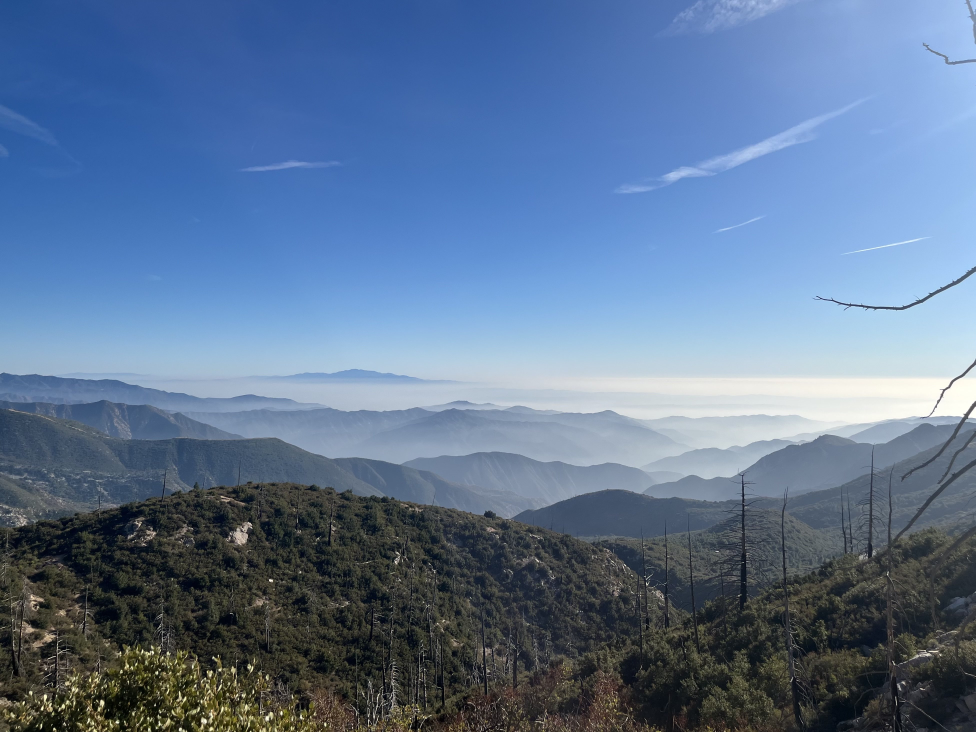
#> input picture scene.jpg, 3902 x 2928 px (shown at 1/4 size)
$ python project3.py
#> lines starting #> are read from the running program, lines starting #| are printed output that depends on the picture
### CSE 8A Project 3
### Author: Dani Nguyen
### Collaborations: None

from PIL import Image
# https://pillow.readthedocs.io/en/stable/reference/Image.html

scene = Image.open("scene.jpg")
#> scene is the input picture: PIL image 3902x2928 RGB; mean R, G, B 93.5, 117, 148
shaq = Image.open("shaq.jpg")
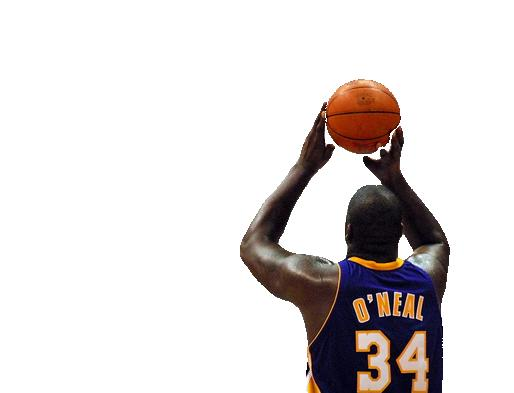
#> input picture shaq.jpg, 514 x 393 px
#> shaq is the input picture: PIL image 514x393 RGB; mean R, G, B 223.1, 218.6, 218
ball = Image.open("ball.jpg")
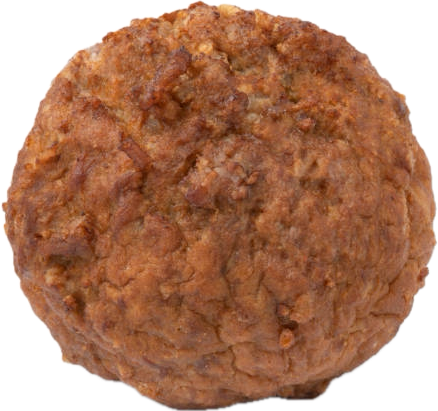
#> input picture ball.jpg, 438 x 411 px
#> ball is the input picture: PIL image 438x411 RGBA; mean R, G, B, A 121.5, 75, 49.8, 194.7
pile = Image.open("pile.jpg")
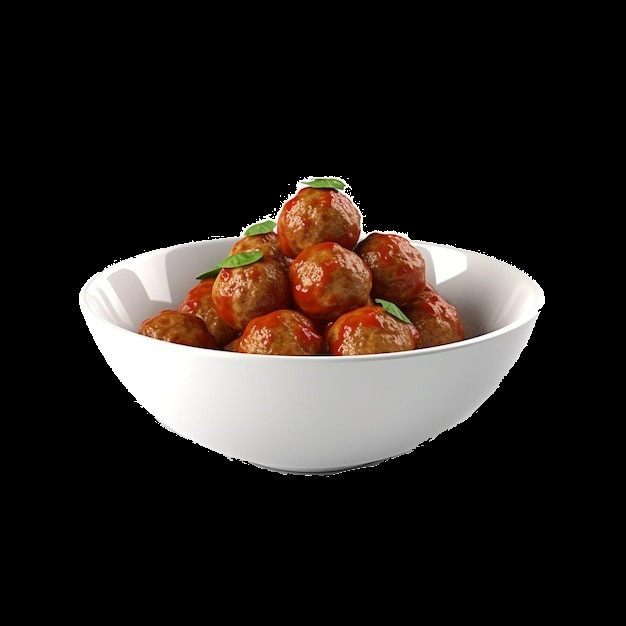
#> input picture pile.jpg, 626 x 626 px
#> pile is the input picture: PIL image 626x626 RGB; mean R, G, B 41.2, 35, 31.6

scene = scene.resize((1600, 1200))
#> scene: PIL image 1600x1200 RGB
shaq = shaq.resize((1028, 786))
#> shaq: PIL image 1028x786 RGB
ball = ball.resize((152, 149))
#> ball: PIL image 152x149 RGBA
pile = pile.resize((200, 200))
#> pile: PIL image 200x200 RGB


def flipHori(inp):     # flip image horizontally
    out = Image.new("RGB", (inp.width, inp.height))
    for x in range(inp.width):
        for y in range(inp.height):
            out.putpixel((inp.width - 1 - x, y), inp.getpixel((x, y)))
    return out

def flipVert(inp):      # flip image vertically
    out = Image.new("RGB", (inp.width, inp.height))
    for x in range(inp.width):
        for y in range(inp.height):
            out.putpixel((x, inp.height - 1 - y), inp.getpixel((x, y)))
    return out

def overlay(inp, overlay, xloc, yloc, rthresh, gthresh, bthresh, lessthan):
    """ Over lays an image on top of another image while keying out certain
    RGB values of the overlay image"""
    for x in range(xloc, xloc + overlay.width):
        for y in range(yloc, yloc + overlay.height):
            if lessthan == 1:
                if overlay.getpixel((x - xloc, y - yloc)) <= (rthresh, gthresh, bthresh):
                    inp.putpixel((x, y), overlay.getpixel((x - xloc, y - yloc)))
            elif lessthan == 0:
                if overlay.getpixel((x - xloc, y - yloc)) >= (rthresh, gthresh, bthresh):
                    inp.putpixel((x, y), overlay.getpixel((x - xloc, y - yloc)))
            else:
                print("Invalid parameter")
                quit()
    return inp

step1 = overlay(scene, shaq, 600, 414, 235,235,235, 1)
step2 = overlay(step1, ball, 1250, 573, 20,20,20, 0)
step3 = overlay(step2, flipHori(ball.resize((114,111))), 1000, 500, 20,20,20, 0)
#> in flipHori, `out = Image.new("RGB", (inp.width, inp.height))`: out: PIL image 114x111 RGB; every value is 0
#> after the loop in flipHori, `for x in range(inp.width):`:
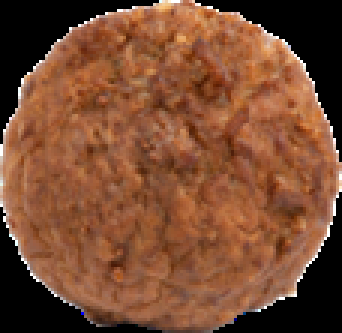
#> out: PIL image 114x111 RGB (shown 3 times larger); mean R, G, B 122, 75.2, 49.9
step4 = overlay(step3, flipVert(ball.resize((84,81))), 800, 560, 20,20,20, 0)
#> in flipVert, `out = Image.new("RGB", (inp.width, inp.height))`: out: PIL image 84x81 RGB; every value is 0
#> after the loop in flipVert, `for x in range(inp.width):`:
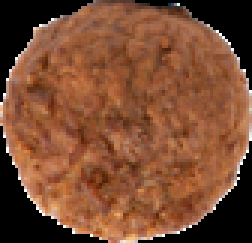
#> out: PIL image 84x81 RGB (shown 3 times larger); mean R, G, B 122.7, 75.7, 50.3
step5 = overlay(step4, ball.resize((54,51)).rotate(40), 650, 690, 20,20,20, 0)
step6 = overlay(step5, ball.resize((30,27)), 530, 900, 20,20,20, 0)
#> after the loop in overlay (call 6), `for x in range(xloc, xloc + overlay.width):`:
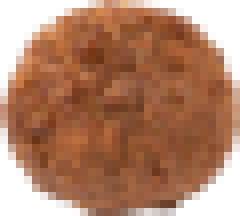
#> overlay: PIL image 30x27 RGBA (shown 8 times larger); mean R, G, B, A 130.6, 81.2, 54.5, 195; transparent parts drawn white
step7 = overlay(step6, pile, 410, 1000, 20,20,20, 0)
#> after the loop in overlay (call 7), `for x in range(xloc, xloc + overlay.width):`:
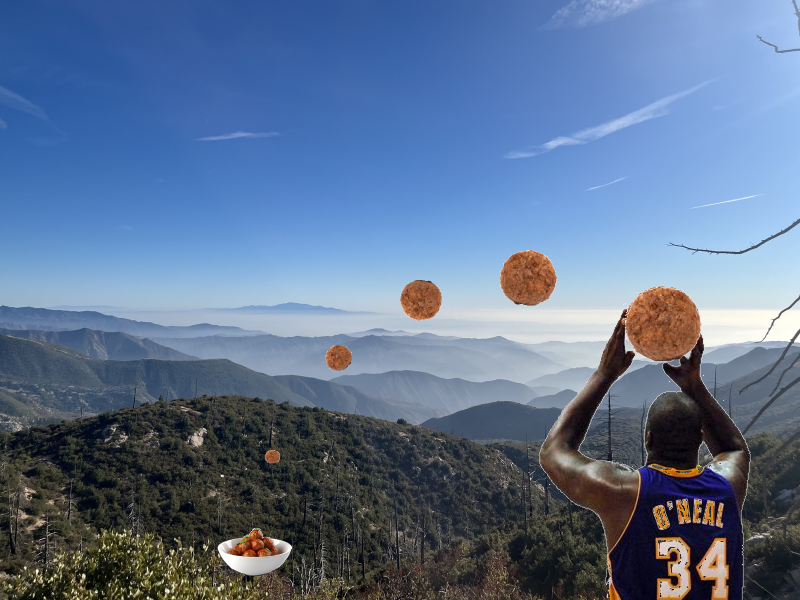
#> inp: PIL image 1600x1200 RGB (shown at 1/2 size); mean R, G, B 93.6, 114.3, 144.3

step7.show()
